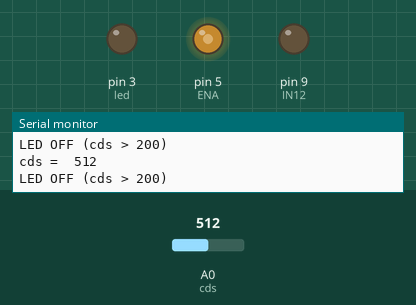
Simulated run of this sketch. Board: Arduino Uno, built with avr-gcc and run on an emulated ATmega328P. On the bench: output pins drawn as LEDs (lit = HIGH), the last lines printed to the serial monitor. The test bench sets the inputs (shaded band); at power-on: A0 (cds) = 512.

Above: at 1.2 s.
1.3 s: A0 (cds) set to 210
2.8 s: A0 (cds) set to 189
At 4.3 s:
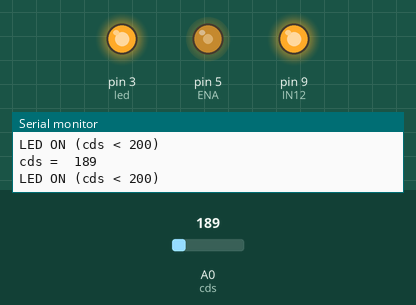
Timing chart, 0 to 5.8 s (numbered marks = the images above; inputs shaded):
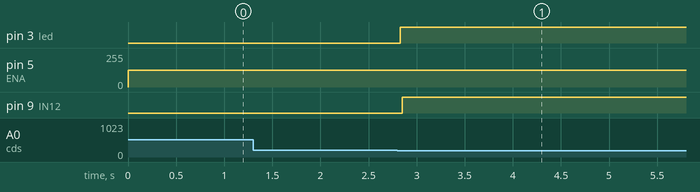

Measured:
- the behaviour switches between 201 and 200 on A0 (cds) (found by bisection; images 0 and 1)
- after the input at 2.8 s, pin 3 (led): LOW → HIGH at once; pin 9 (IN12): LOW → HIGH after 0.05 s

The sketch:

2week.ino
```cpp
/*
  제목 : 2week
  내용 : 조도센서가 빛을 받으면 LED ON&DC 모터 정방향 회전 & 조도센서를 손으로 가려 어둡게 만들면 LED OFF&DC 모터 역방향 회전
*/


int cds = A0; // 조도센서를 A0핀으로 선언
int led = 3; // LED를 3번핀으로 선언
int ENA = 5; // DC 모터 드라이버의 EnableA를 5번핀으로 선언
int IN12 = 9; // DC 모터 드라이버의 IN1&IN2를 9번핀으로 선언

// DC 모터의 회전 속도를 정의
// 디지털 핀으로 0~255 범위의 값으로 DC 모터의 속도를 제어
// 사용된 127이란 값은, 디지털 핀으로 출력 할 수 있는 최대값 255의 절반에 해당되므로, DC 모터가 5V 전류로 낼 수 있는 최대 회전 속도의 절반으로 해석
// 이는 디지털로 아날로그 신호를 보내는 펄스 폭 모듈레이션(PWM)에서 duty-cycle이 50%인 것으로 설정
int speed = 127;

void setup()
{
  Serial.begin(9600); // 조도센서의 동작 상태를 확인하기 위하여 시리얼 통신을 설정 (전송속도 9600bps)
  pinMode(led, OUTPUT); // LED핀을 OUTPUT으로 설정
  pinMode(ENA, OUTPUT); // IN1핀을 OUTPUT으로 설정
  pinMode(IN12, OUTPUT); // IN2핀을 OUTPUT으로 설정
}

void loop()
{
  int cdsValue = analogRead(cds); // 조도센서로부터 측정된 밝기 값을 읽어 cdsValue라는 변수에 저장

  // 측정된 밝기 값을 시리얼 모니터에 출력
  Serial.print("cds =  ");
  Serial.println(cdsValue);

  // 조도센서로부터 측정된 밝기 값이 200보다 크다면(어둡다면), 아래의 블록을 실행
  if (cdsValue > 200)
  {
    digitalWrite(led, LOW); // LED OFF
    Serial.println("LED OFF (cds > 200)"); // 시리얼 모니터에 LED OFF (cds > 200) 출력

    // 지정된 speed로 DC 모터 역방향으로 회전
    analogWrite(ENA, speed);
    digitalWrite(IN12, LOW);
   }

  // 조도센서로부터 측정된 밝기 값이 200보다 작다면(빛을 받는다면), 아래의 블록을 실행
  else
  {
    digitalWrite(led, HIGH); // LED ON
    Serial.println("LED ON (cds < 200)"); // 시리얼 모니터에 LED ON (cds < 200) 출력

    // 지정된 speed로 DC 모터 정방향으로 회전
    analogWrite(ENA, speed);
    digitalWrite(IN12, HIGH);
  }
}
```
